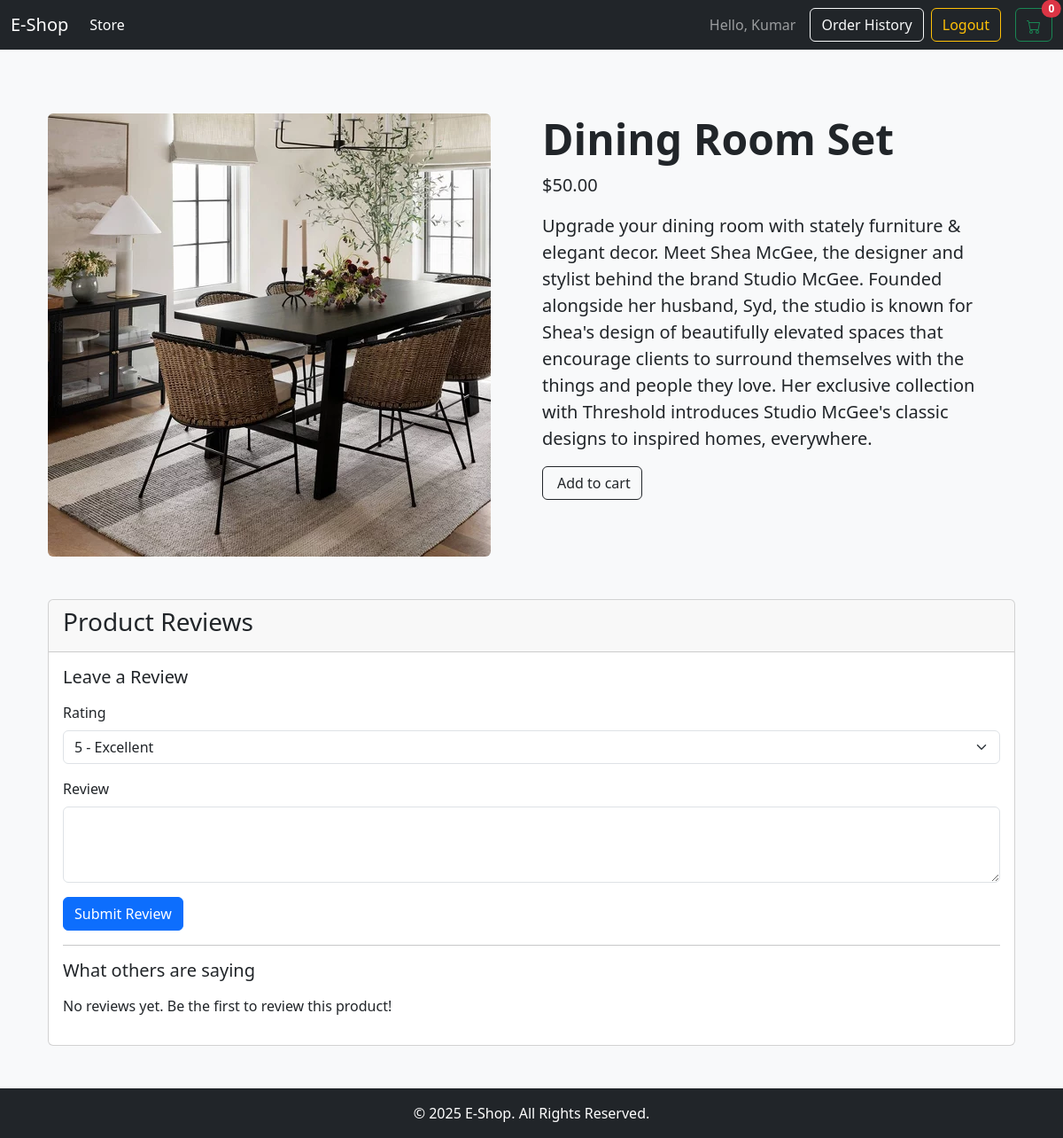
/product/1/ (signed in), run on the app's committed database.
### store/models.py (models this page shows, shortened)
class Product(models.Model):
    name = models.CharField(max_length=200)
    description = models.TextField(null=True, blank=True)
    price = models.DecimalField(max_digits=7, decimal_places=2)
    category = models.ForeignKey(Category, on_delete=models.SET_NULL, null=True, blank=True)
    image = models.ImageField(null=True, blank=True)
    is_featured = models.BooleanField(default=False)
    @property
    def imageURL(self):
        try:
            url = self.image.url
        except:
            url = ''
        return url

### store/views.py (the view, shortened to what this page needs)
# urls.py: path('product/<int:pk>/', views.product_detail, name="product_detail"),
def product_detail(request, pk):
    data = cartData(request)
    cartItems = data['cartItems']
    product = get_object_or_404(Product, id=pk)
    reviews = product.reviews.all().order_by('-created_at')
    context = {'product': product, 'reviews': reviews, 'cartItems': cartItems}
    return render(request, 'store/product_detail.html', context)

### store/models.py (called while the page is built)
    @property
    def get_cart_items(self):
        orderitems = self.orderitem_set.all()
        total = sum([item.quantity for item in orderitems])
        return total

### store/utils.py (called while the page is built)
def cartData(request):
    if request.user.is_authenticated:
        customer, created = Customer.objects.get_or_create(user=request.user)
        if created:
            customer.name = request.user.username
            customer.email = request.user.email
            customer.save()
        order, created = Order.objects.get_or_create(customer=customer, status='Pending')
        items = order.orderitem_set.all()
        cartItems = order.get_cart_items
    else:
        items = []
        order = {'get_cart_total': 0, 'get_cart_items': 0}
        cartItems = 0
    return {'cartItems': cartItems, 'order': order, 'items': items}

### templates/store/product_detail.html (shortened to what this page needs)
{% extends 'base.html' %}
{% load static %}
{% block content %}
<div class="container my-5">
    <div class="row">
        <div class="col-md-6">
            <img class="img-fluid rounded" src="{{ product.imageURL }}" alt="{{ product.name }}">
        </div>
        <div class="col-md-6">
            <h1 class="display-5 fw-bolder">{{ product.name }}</h1>
            <div class="fs-5 mb-3">
                <span>${{ product.price|floatformat:2 }}</span>
            </div>
            <p class="lead">{{ product.description }}</p>
            <div class="d-flex">
                <button data-product="{{ product.id }}" data-action="add" class="btn btn-outline-dark flex-shrink-0 update-cart" type="button">
                    Add to cart
                </button>
            </div>
        </div>
    </div>
    <div class="row mt-5">
        <div class="col-12">
            <div class="card">
                <div class="card-header">
                    <h3>Product Reviews</h3>
                </div>
                <div class="card-body">
                    {% if user.is_authenticated %}
                    <h5 class="mb-3">Leave a Review</h5>
                    <form method="POST">
                        <div class="mb-3">
                            <label for="rating" class="form-label">Rating</label>
                            <select name="rating" id="rating" class="form-select" required>
                                <option value="5">5 - Excellent</option>
                            </select>
                        </div>
                        <div class="mb-3">
                            <label for="review_text" class="form-label">Review</label>
                            <textarea name="review_text" class="form-control" rows="3" required></textarea>
                        </div>
                        <button type="submit" class="btn btn-primary">Submit Review</button>
                    </form>
                    <hr>
                    {% else %}
                    <p><a href="{% url 'login' %}?next={{ request.path }}">Log in</a> to leave a review.</p>
                    <hr>
                    {% endif %}
                    <h5 class="mb-3">What others are saying</h5>
                    {% if reviews %}
                        {% for review in reviews %}
                        <div class="d-flex mb-3">
                            <div class="flex-shrink-0">
                                <div class="rounded-circle bg-secondary text-white d-flex align-items-center justify-content-center" style="width: 50px; height: 50px;">
                                    <span>{{ review.user.username.0|upper }}</span>
                                </div>
                            </div>
                            <div class="ms-3">
                                <div class="fw-bold">{{ review.user.username }}</div>
                                <div class="text-warning">
                                    {% for i in "x"|ljust:review.rating %}★{% endfor %}
                                    {% for i in "x"|ljust:review.rating|add:"-5"|cut:"-" %}☆{% endfor %}
                                </div>
                                {{ review.review_text }}
                                <div class="text-muted small mt-1">{{ review.created_at|date:"F d, Y" }}</div>
                            </div>
                        </div>
                        {% endfor %}
                    {% else %}
                    <p>No reviews yet. Be the first to review this product!</p>
                    {% endif %}
                </div>
            </div>
        </div>
    </div>
</div>
{% endblock content %}

### templates/base.html (shortened to what this page needs)
<!DOCTYPE html>
{% load static %}
<html lang="en">
<head>
    <link href="https://cdn.jsdelivr.net/npm/bootstrap@5.3.2/dist/css/bootstrap.min.css" rel="stylesheet">
    <link rel="stylesheet" href="{% static 'css/main.css' %}">
</head>
<body>
<div class="d-flex flex-column min-vh-100">
    <nav class="navbar navbar-expand-lg navbar-dark bg-dark">
        <div class="container-fluid">
            <a class="navbar-brand" href="{% url 'store' %}">E-Shop</a>
            <div class="collapse navbar-collapse" id="navbarSupportedContent">
                <ul class="navbar-nav me-auto mb-2 mb-lg-0">
                    <li class="nav-item">
                        <a class="nav-link active" aria-current="page" href="{% url 'store' %}">Store</a>
                    </li>
                </ul>
                <div class="d-flex align-items-center">
                    {% if user.is_authenticated %}
                        <span class="navbar-text me-3">Hello, {{ user.username }}</span>
                        <a href="{% url 'order_history' %}" class="btn btn-outline-light me-2">Order History</a>
                        <a href="{% url 'logout' %}" class="btn btn-outline-warning me-3">Logout</a>
                    {% else %}
                        <a href="{% url 'login' %}" class="btn btn-outline-light me-2">Login</a>
                        <a href="{% url 'register' %}" class="btn btn-warning me-3">Register</a>
                    {% endif %}
                    <a href="{% url 'cart' %}" class="btn btn-outline-success position-relative">
                        <span id="cart-total" class="position-absolute top-0 start-100 translate-middle badge rounded-pill bg-danger">
                            {{cartItems}}
                        </span>
                    </a>
                </div>
            </div>
        </div>
    </nav>
    <div class="container mt-4">
        {% block content %}
        {% endblock content %}
    </div>
    <footer class="bg-dark text-white text-center p-3 mt-auto">
        <p class="mb-0">© 2025 E-Shop. All Rights Reserved.</p>
    </footer>
    </div>
</body>
</html>

### static/css/main.css (style rules this page uses)
body { background-color: #f8f9fa; }

### data on the page
Product: imageURL (picture), name "Dining Room Set", price "50.00", description "Upgrade your dining room with stately furniture & elegant decor. Meet Shea McGee, the designer and stylist behind the brand Studio McGee. Founded alongside her husband, Syd, the studio is known for Shea's design of beautifully elevated spaces that encourage clients to surround themselves with the things and people they love. Her exclusive collection with Threshold introduces Studio McGee's classic designs to inspired homes, everywhere."

### other printed values
{{ user.username }} "Kumar"
{{ cartItems }} "0"
